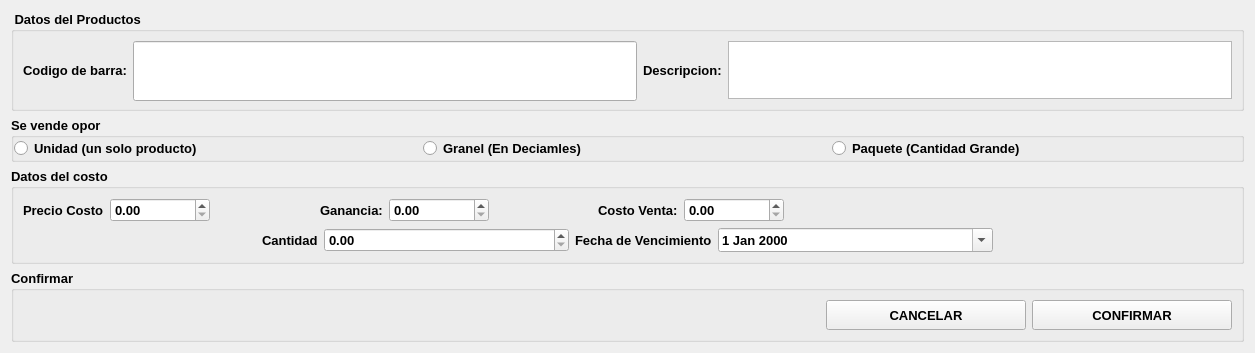
      <widget class="QWidget" name="page_3">
       <layout class="QVBoxLayout" name="verticalLayout_5">
        <item>
         <widget class="QGroupBox" name="groupBox">
          <property name="maximumSize">
           <size>
            <width>16777215</width>
            <height>100</height>
           </size>
          </property>
          <property name="font">
           <font>
            <pointsize>10</pointsize>
            <weight>75</weight>
            <bold>true</bold>
           </font>
          </property>
          <property name="title">
           <string> Datos del Productos</string>
          </property>
          <layout class="QHBoxLayout" name="horizontalLayout_11">
           <item>
            <widget class="QLabel" name="label_2">
             <property name="text">
              <string>Codigo de barra:</string>
             </property>
            </widget>
           </item>
           <item>
            <widget class="QLineEdit" name="lineEdit">
             <property name="minimumSize">
              <size>
               <width>100</width>
               <height>60</height>
              </size>
             </property>
             <property name="maximumSize">
              <size>
               <width>16777215</width>
               <height>16777215</height>
              </size>
             </property>
            </widget>
           </item>
           <item>
            <widget class="QLabel" name="label_3">
             <property name="text">
              <string>Descripcion:</string>
             </property>
            </widget>
           </item>
           <item>
            <widget class="QPlainTextEdit" name="plainTextEdit"/>
           </item>
          </layout>
         </widget>
        </item>
        <item>
         <widget class="QGroupBox" name="groupBox_3">
          <property name="minimumSize">
           <size>
            <width>200</width>
            <height>30</height>
           </size>
          </property>
          <property name="maximumSize">
           <size>
            <width>16777215</width>
            <height>80</height>
           </size>
          </property>
          <property name="font">
           <font>
            <pointsize>10</pointsize>
            <weight>75</weight>
            <bold>true</bold>
           </font>
          </property>
          <property name="title">
           <string>Se vende opor</string>
          </property>
          <layout class="QHBoxLayout" name="horizontalLayout_10">
           <property name="spacing">
            <number>0</number>
           </property>
           <property name="leftMargin">
            <number>0</number>
           </property>
           <property name="topMargin">
            <number>0</number>
           </property>
           <property name="rightMargin">
            <number>0</number>
           </property>
           <property name="bottomMargin">
            <number>0</number>
           </property>
           <item>
            <widget class="QRadioButton" name="radioButton">
             <property name="text">
              <string>Unidad (un solo producto)</string>
             </property>
            </widget>
           </item>
           <item>
            <widget class="QRadioButton" name="radioButton_2">
             <property name="text">
              <string>Granel (En Deciamles)</string>
             </property>
            </widget>
           </item>
           <item>
            <widget class="QRadioButton" name="radioButton_3">
             <property name="text">
              <string>Paquete (Cantidad Grande)</string>
             </property>
            </widget>
           </item>
          </layout>
         </widget>
        </item>
        <item>
         <widget class="QGroupBox" name="groupBox_14">
          <property name="font">
           <font>
            <pointsize>10</pointsize>
            <weight>75</weight>
            <bold>true</bold>
           </font>
          </property>
          <property name="title">
           <string>Datos del costo</string>
          </property>
          <layout class="QVBoxLayout" name="verticalLayout_12">
           <item>
            <layout class="QHBoxLayout" name="horizontalLayout_30">
             <item>
              <layout class="QHBoxLayout" name="horizontalLayout_31">
               <item>
                <widget class="QLabel" name="label_27">
                 <property name="text">
                  <string>Precio Costo</string>
                 </property>
                </widget>
               </item>
               <item>
                <widget class="QDoubleSpinBox" name="doubleSpinBox_5">
                 <property name="minimumSize">
                  <size>
                   <width>100</width>
                   <height>0</height>
                  </size>
                 </property>
                 <property name="maximum">
                  <double>99999999999.990005493164063</double>
                 </property>
                </widget>
               </item>
              </layout>
             </item>
             <item>
              <spacer name="horizontalSpacer_21">
               <property name="orientation">
                <enum>Qt::Horizontal</enum>
               </property>
               <property name="sizeHint" stdset="0">
                <size>
                 <width>20</width>
                 <height>20</height>
                </size>
               </property>
              </spacer>
             </item>
             <item>
              <layout class="QHBoxLayout" name="horizontalLayout_32">
               <item>
                <widget class="QLabel" name="label_28">
                 <property name="text">
                  <string>Ganancia:</string>
                 </property>
                </widget>
               </item>
               <item>
                <widget class="QDoubleSpinBox" name="doubleSpinBox_6">
                 <property name="minimumSize">
                  <size>
                   <width>100</width>
                   <height>0</height>
                  </size>
                 </property>
                 <property name="maximum">
                  <double>99999999999.990005493164063</double>
                 </property>
                </widget>
               </item>
              </layout>
             </item>
             <item>
              <spacer name="horizontalSpacer_22">
               <property name="orientation">
                <enum>Qt::Horizontal</enum>
               </property>
               <property name="sizeHint" stdset="0">
                <size>
                 <width>20</width>
                 <height>20</height>
                </size>
               </property>
              </spacer>
             </item>
             <item>
              <layout class="QHBoxLayout" name="horizontalLayout_33">
               <item>
                <widget class="QLabel" name="label_29">
                 <property name="text">
                  <string>Costo Venta:</string>
                 </property>
                </widget>
               </item>
               <item>
                <widget class="QDoubleSpinBox" name="doubleSpinBox_7">
                 <property name="minimumSize">
                  <size>
                   <width>100</width>
                   <height>0</height>
                  </size>
                 </property>
                 <property name="maximum">
                  <double>99999999999.990005493164063</double>
                 </property>
                </widget>
               </item>
              </layout>
             </item>
             <item>
              <spacer name="horizontalSpacer_23">
               <property name="orientation">
                <enum>Qt::Horizontal</enum>
               </property>
               <property name="sizeHint" stdset="0">
                <size>
                 <width>448</width>
                 <height>20</height>
                </size>
               </property>
              </spacer>
             </item>
            </layout>
           </item>
           <item>
            <layout class="QHBoxLayout" name="horizontalLayout_34">
             <item>
              <spacer name="horizontalSpacer_24">
               <property name="orientation">
                <enum>Qt::Horizontal</enum>
               </property>
               <property name="sizeHint" stdset="0">
                <size>
                 <width>148</width>
                 <height>20</height>
                </size>
               </property>
              </spacer>
             </item>
             <item>
              <widget class="QLabel" name="label_30">
               <property name="text">
                <string>Cantidad</string>
               </property>
              </widget>
             </item>
             <item>
              <widget class="QDoubleSpinBox" name="doubleSpinBox_8">
               <property name="minimumSize">
                <size>
                 <width>245</width>
                 <height>0</height>
                </size>
               </property>
               <property name="maximum">
                <double>99999999999.990005493164063</double>
               </property>
              </widget>
             </item>
             <item>
              <widget class="QLabel" name="label_31">
               <property name="text">
                <string>Fecha de Vencimiento</string>
               </property>
              </widget>
             </item>
             <item>
              <widget class="QDateEdit" name="dateEdit_2">
               <property name="minimumSize">
                <size>
                 <width>275</width>
                 <height>0</height>
                </size>
               </property>
               <property name="calendarPopup">
                <bool>true</bool>
               </property>
              </widget>
             </item>
             <item>
              <spacer name="horizontalSpacer_25">
               <property name="orientation">
                <enum>Qt::Horizontal</enum>
               </property>
               <property name="sizeHint" stdset="0">
                <size>
                 <width>128</width>
                 <height>20</height>
                </size>
               </property>
              </spacer>
             </item>
            </layout>
           </item>
          </layout>
         </widget>
        </item>
        <item>
         <widget class="QGroupBox" name="groupBox_2">
          <property name="font">
           <font>
            <pointsize>10</pointsize>
            <weight>75</weight>
            <bold>true</bold>
           </font>
          </property>
          <property name="title">
           <string>Confirmar</string>
          </property>
          <layout class="QHBoxLayout" name="horizontalLayout_7">
           <item>
            <spacer name="horizontalSpacer_3">
             <property name="orientation">
              <enum>Qt::Horizontal</enum>
             </property>
             <property name="sizeHint" stdset="0">
              <size>
               <width>803</width>
               <height>20</height>
              </size>
             </property>
            </spacer>
           </item>
           <item>
            <widget class="QPushButton" name="pushButton_19">
             <property name="minimumSize">
              <size>
               <width>200</width>
               <height>30</height>
              </size>
             </property>
             <property name="text">
              <string>CANCELAR</string>
             </property>
            </widget>
           </item>
           <item>
            <widget class="QPushButton" name="pushButton_20">
             <property name="minimumSize">
              <size>
               <width>200</width>
               <height>30</height>
              </size>
             </property>
             <property name="text">
              <string>CONFIRMAR</string>
             </property>
            </widget>
           </item>
          </layout>
         </widget>
        </item>
       </layout>
      </widget>
